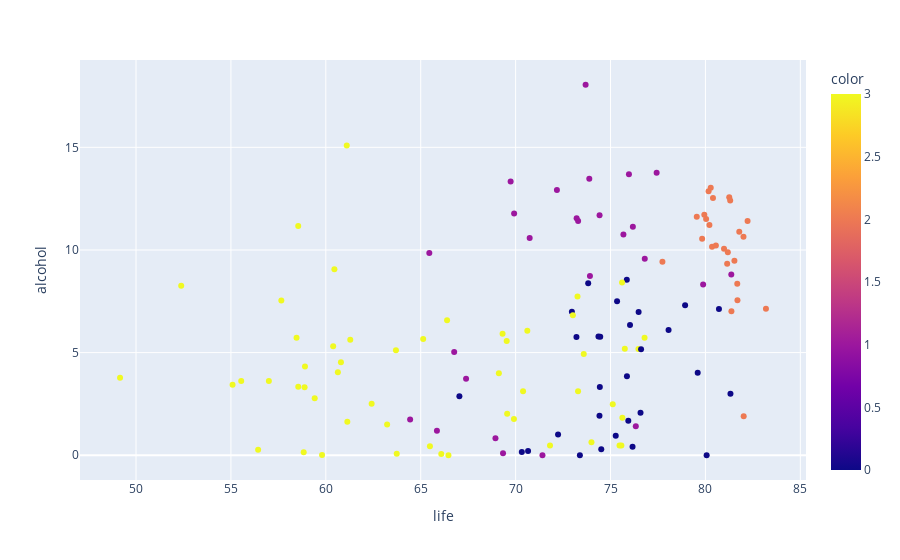

Notebook cell for this chart:
### Code cell
# посмотрим на график распределения стран по кластерам
clustering_model = AgglomerativeClustering(n_clusters=4, linkage="complete")
clustering_model.fit(X_norm)

fig = px.scatter(df, x='life', y='alcohol',
                 hover_data = ['Country'],
                 color = clustering_model.labels_)
fig.show()

### Figure 1 — Plotly figure (JSON) as saved in the notebook; plotly's stock layout.template omitted (floating-point values rounded to 4 significant figures; data arrays with more than 128 entries replaced by an {"elided": "..."} marker saying what was removed)
{"data": [{"customdata": {"elided": "132x1 str values"}, "hovertemplate": "life=%{x}<br>alcohol=%{y}<br>Country=%{customdata[0]}<br>color=%{marker.color}<extra></extra>", "legendgroup": "", "marker": {"color": {"elided": "132 int values"}, "coloraxis": "coloraxis", "symbol": "circle"}, "mode": "markers", "name": "", "orientation": "v", "showlegend": false, "type": "scatter", "x": {"elided": "132 float values"}, "xaxis": "x", "y": {"elided": "132 float values"}, "yaxis": "y"}], "layout": {"coloraxis": {"colorbar": {"title": {"text": "color"}}, "colorscale": [[0, "#0d0887"], [0.1111, "#46039f"], [0.2222, "#7201a8"], [0.3333, "#9c179e"], [0.4444, "#bd3786"], [0.5556, "#d8576b"], [0.6667, "#ed7953"], [0.7778, "#fb9f3a"], [0.8889, "#fdca26"], [1, "#f0f921"]]}, "legend": {"tracegroupgap": 0}, "margin": {"t": 60}, "xaxis": {"anchor": "y", "domain": [0, 1], "title": {"text": "life"}}, "yaxis": {"anchor": "x", "domain": [0, 1], "title": {"text": "alcohol"}}}}
